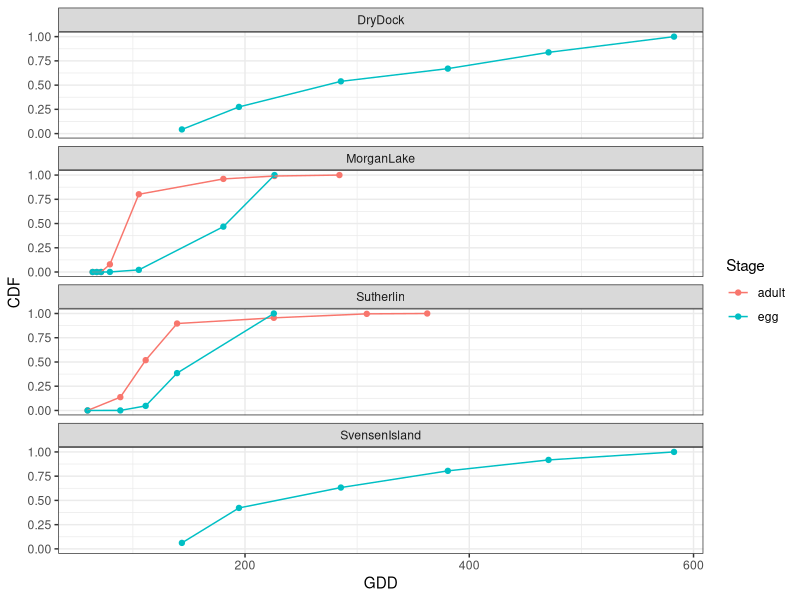
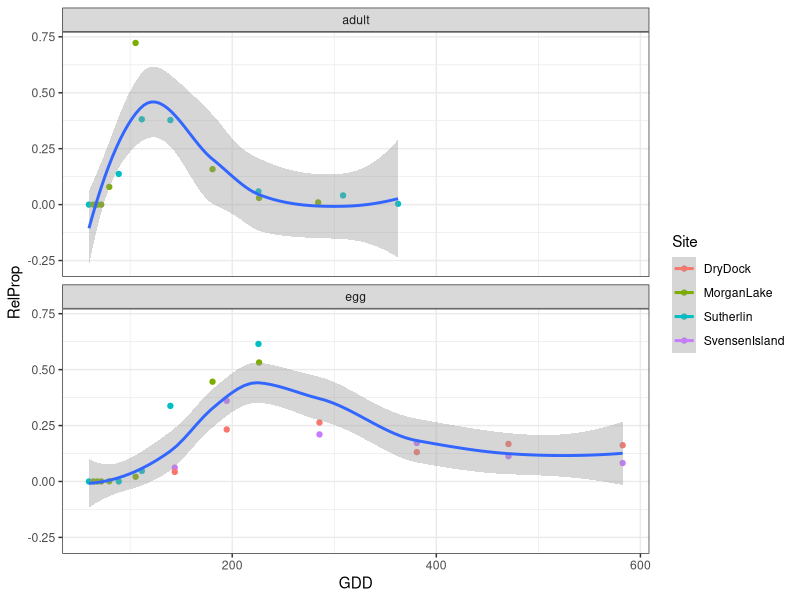
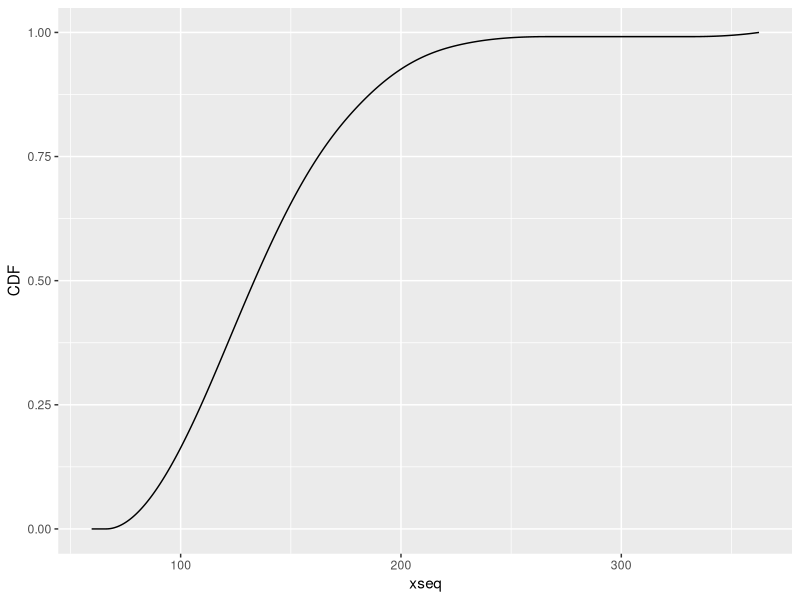
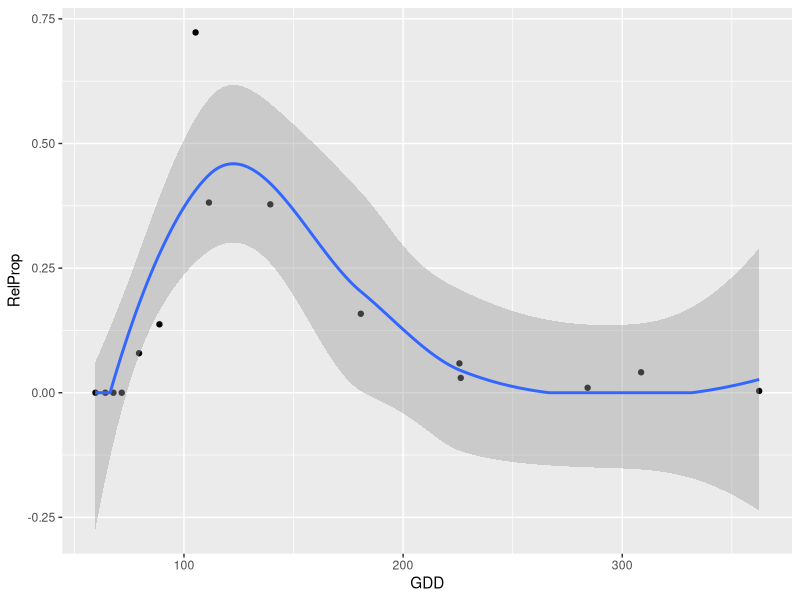

Reproduce these figures in R, in order. (Note: this script raises an error after producing the figures.)
# GCA phenology from observations in 2013 in OR
library(lubridate)
library(ggplot2)
library(dplyr)

dat <- read.csv("GCA_pheno_2013.csv", header = TRUE)
dat$Date <- mdy(dat$Date)
dat <- dat %>% 
  group_by(Site, Stage) %>% 
  mutate(RelProp = MeanCount / sum(MeanCount, na.rm = TRUE),
         CDF = cumsum(MeanCount) / sum(MeanCount, na.rm = TRUE),
         Count = ifelse(Stage == "adult", round(MeanCount * 15), round(MeanCount * 150)))
aggdat <- dat %>% 
  group_by(Stage, Date) %>% 
  summarise(MeanRelProp = mean(RelProp))

plt <- ggplot(dat, aes(x = GDD, y = CDF, group = Stage, color = Stage)) + 
  geom_point() +
  geom_line() +
  facet_wrap(~Site, ncol = 1) +
  theme_bw()
plt

# this seems like good smoothed data to use
plt <- ggplot(dat, aes(x = GDD, y = RelProp, group = Stage, color = Site)) + 
  geom_point() +
  geom_smooth() +
  facet_wrap(~Stage, ncol = 1) +
  theme_bw()
plt


stagedat <- dat %>% filter(Stage == "adult")

# use loess like above plot
# from stackoverflow to mimic ggplot smooth
model <- loess(RelProp ~ GDD, data = stagedat)
xrange <- range(stagedat$GDD)
xseq <- seq(from=xrange[1], to=xrange[2], length=1000)
pred <- predict(model, newdata = data.frame(GDD = xseq), se=TRUE)
y = pred$fit
ci <- pred$se.fit * qt(0.95 / 2 + .5, pred$df)
ymin = y - ci
ymax = y + ci
loess.DF <- data.frame(x = xseq, y, ymin, ymax, se = pred$se.fit)

loess.DF$y[which(loess.DF$y < 0)] <- 0
loess.DF$CDF <- cumsum(loess.DF$y) / sum(loess.DF$y, na.rm = TRUE)


ggplot(loess.DF, aes(x = xseq, y = CDF)) + geom_line() #+ geom_hline(yintercept = .95)


ggplot(stagedat, aes(x = GDD, y = RelProp)) + 
  geom_point() +
  geom_smooth(aes_auto(loess.DF), data=loess.DF, stat="identity")
  # stat_smooth(method="glm", method.args = list(family="binomial"))

# find peak of adults
loess.DF[which(loess.DF$y == max(loess.DF$y)),]
# find first adults
# loess.DF <- loess.DF[which(loess.DF$x < 200), ]
# loess.DF[which(abs(loess.DF$y) == min(abs(loess.DF$y))),]

# using an empirical distribution, split into substage means and weights
# distribution needs x and cdf
gamdist <- preddat %>% 
  mutate(CDF = cumsum(y) / sum(y, na.rm = TRUE),
         x = GDD)

SubstageDistrib <- function(dist, numstage, perc){
  # approximation from loess predictions
  ReturnClosestValue <- function(dist, xval){
    out <- dist$CDF[which(dist$x > xval)[1]]
  }
  
  low <- (1 - perc)/2
  high <- 1 - (1 - perc) / 2
  low <- dist$x[which(dist$CDF > low)[1]]
  high <- dist$x[which(dist$CDF > high)[1]]
  
  bounds <- seq(low, high, length.out = numstage + 1)
  means <- (bounds[1:numstage] + bounds[2:(numstage + 1)]) / 2
  weights <- diff(sapply(X = bounds, FUN = ReturnClosestValue, dist = dist), lag = 1)
  return(data.frame(means, weights))
}





# probably not necessary to model this with a GAM
library(mgcv)
stagedat <- dat %>% filter(Stage == "egg")



mod <- gam(Count ~ s(GDD, k = 8) + s(Site, bs = "re"), method = "REML",
           family = poisson, data = stagedat)


xrange <- range(stagedat$GDD)
xseq <- seq(from=xrange[1], to=xrange[2], length=1000)
preddat <- data.frame(GDD = xseq, Site = "Sutherlin")
pred <- predict(mod, newdata = preddat, exclude = "s(Site)", type = "response")
pred <- predict(mod, newdata = preddat, type = "response")
preddat$y = pred
# preddat$y = exp(pred$fit)

preddat$RelProp <- preddat$y / max(preddat$y, na.rm = TRUE)

plot(preddat$GDD, preddat$y)  



plt <- ggplot(stagedat, aes(x = GDD, y = RelProp, color = Site)) + 
  geom_point() +
  geom_path(data = preddat) +
  # facet_wrap(~Stage, ncol = 1) +
  theme_bw()
plt
  


